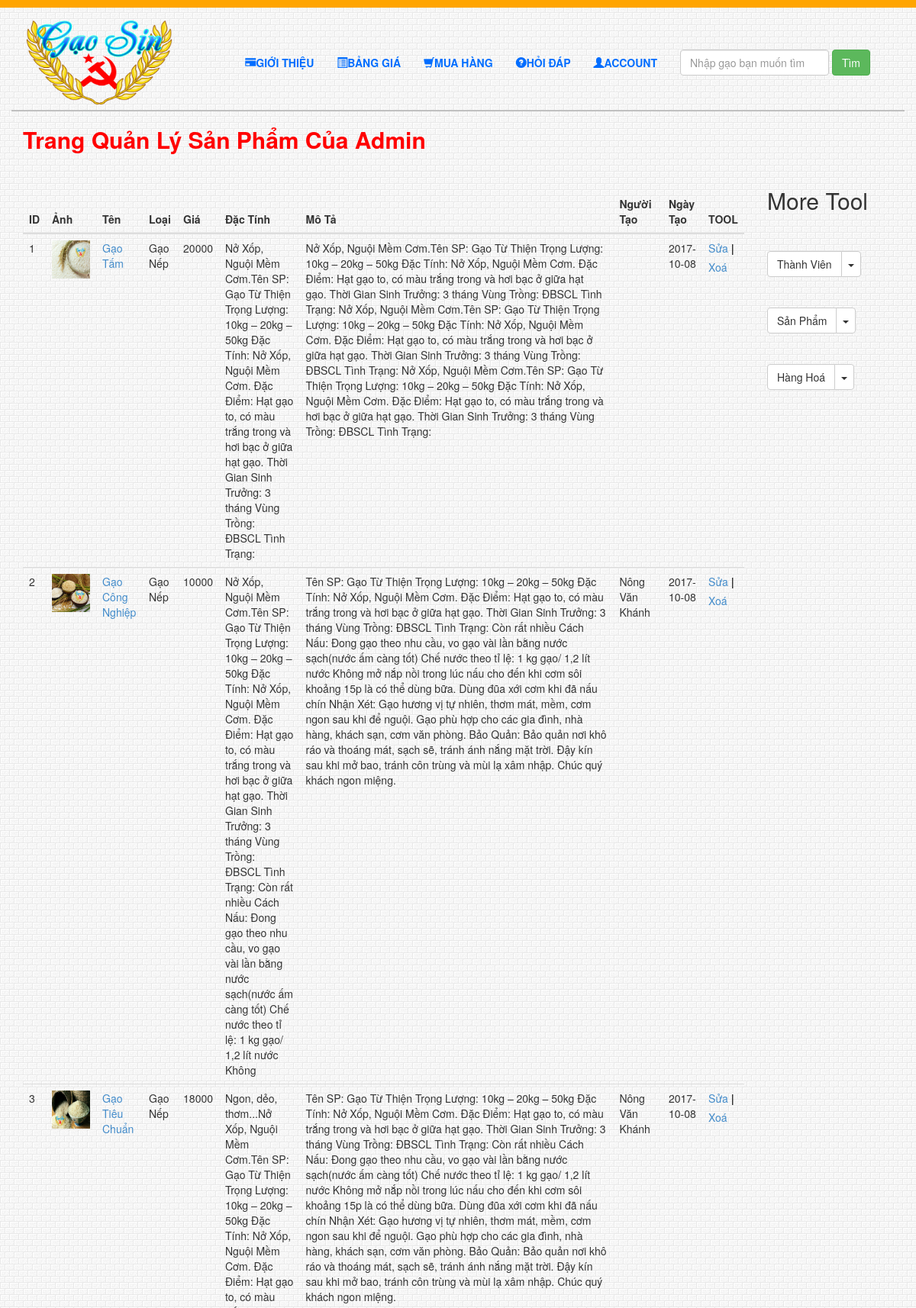
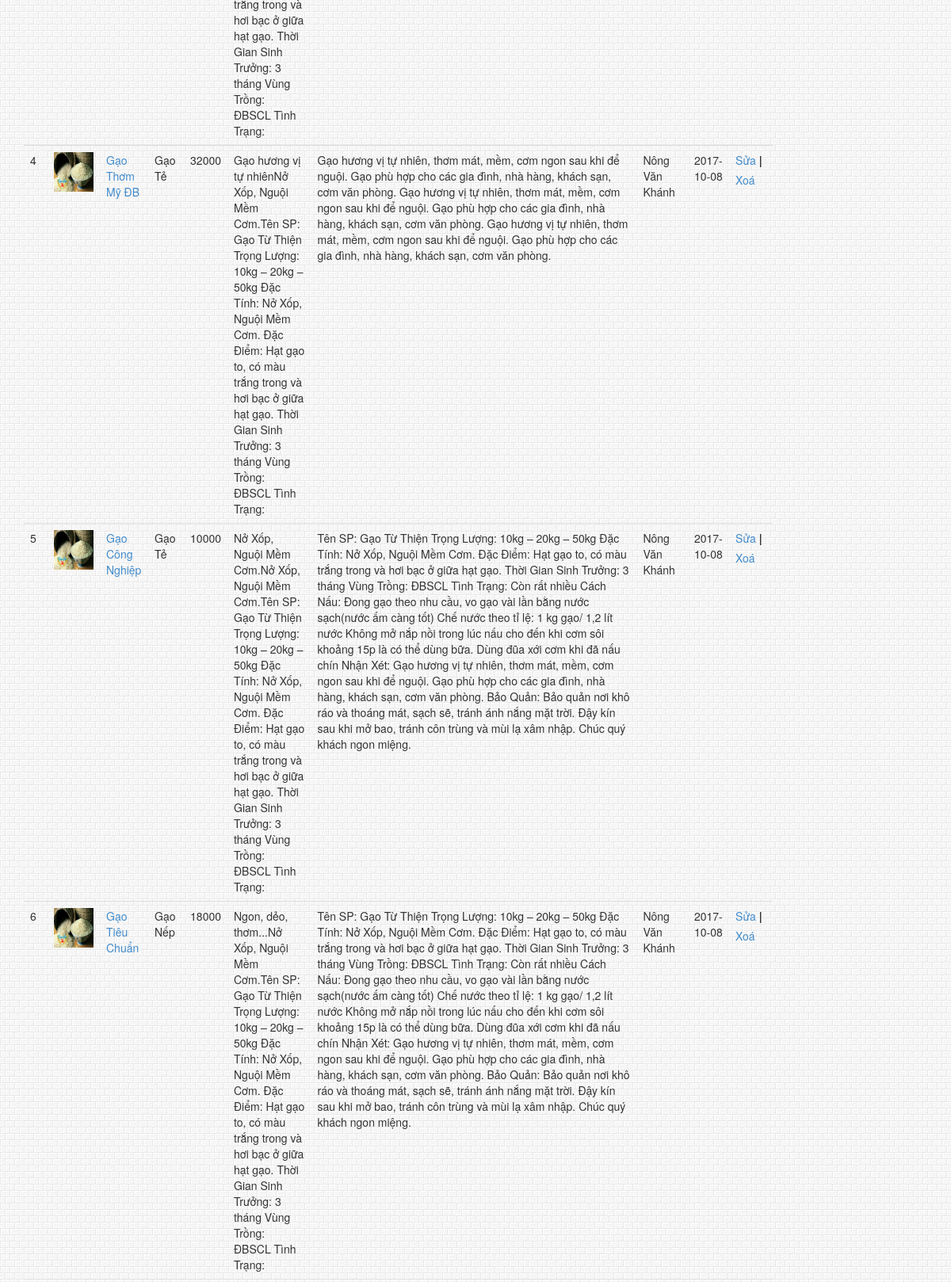
Page /admin/ql-sp.php (signed in, upper part) on the committed database (2 pictures, top to bottom).
### tables this page shows
CREATE TABLE `sanpham` (
  `id_sp` int(11) NOT NULL,
  `ten_sp` varchar(100) NOT NULL,
  `loai_sp` varchar(255) NOT NULL,
  `img_sp` text NOT NULL,
  `gia_sp` int(11) NOT NULL,
  `dt_sp` text NOT NULL,
  `mota_sp` text NOT NULL,
  `nguoitao_sp` varchar(100) NOT NULL,
  `ngaytao_sp` date NOT NULL,
  `ngaysua_sp` date NOT NULL
);

### admin/ql-sp.php (the view, shortened to what this page needs)
<!DOCTYPE html>
<html lang="en">
<head>
	<link href="../css/bootstrap.min.css" rel="stylesheet">
	<link rel="stylesheet" href="../css/webstyle.css">
	<link rel="stylesheet" href="../css/font-awesome.css">
</head>
<body>
	<?php
	include "../includes/header-in.php"
	?>
	<?php require_once("../includes/connection.php"); ?>
	<?php
	$sql = "SELECT * FROM sanpham";
	$query = mysqli_query($conn,$sql);
	?>
	<main class="container">
		<div class="row">
			<div class="col-md-10">
				<h2 style="color: red; font-weight: bold">Trang Quản Lý Sản Phẩm Của Admin</h2><br><br>
				<table class="table table-hover">
					<thead>
						<tr>
							<th>ID</th>
							<th>Ảnh</th>
							<th>Tên</th>
							<th>Loại</th>
							<th>Giá</th>
							<th>Đặc Tính</th>
							<th>Mô Tả</th>
							<th>Người Tạo</th>
							<th>Ngày Tạo</th>
							<th>TOOL</th>
						</tr>
					</thead>
					<tbody>
						<?php
						$i = 1;
						while ( $data = mysqli_fetch_array($query) ) {
							?>
							<tr>
								<td><?php echo $i; ?></td>
								<td><img src="../img/<?php echo $data["img_sp"]; ?>" style="width: 50px; height: 50px;"></td>
								<td><a href="<?php echo $data["id_sp"] ?>"><?php echo $data["ten_sp"] ?></a></td>
								<td><?php echo $data["loai_sp"] ?></td>
								<td><?php echo $data["gia_sp"] ?></td>
								<td><?php echo $data["dt_sp"] ?></td>
								<td><?php echo $data["mota_sp"] ?></td>
								<td><?php echo $data["nguoitao_sp"] ?></td>
								<td><?php echo $data["ngaytao_sp"] ?></td>
								<td>
									<a href="edit-sp.php?id=<?php echo $data["id_sp"]; ?>">Sửa</a>
									<label for="">|</label>
									<a href="ql-sp.php?id_delete=<?php echo $data["id_sp"]; ?>">Xoá</a>
								</td>
							</tr>
						<?php
								$i++;
							}
						?>
					</tbody>
				</table>
			</div>
			<div class="col-md-2"><br><br>
				<?php
					include "../includes/menu-admin.php"
				 ?>
			</div>
		</div>
	</main>
</body>
</html>

### css/webstyle.css (style rules this page uses)
body { background-repeat: repeat; background-image: url('../img/bg.png'); background-position: top center; background-attachment: fixed; }

### rows in the picture
sanpham: img_sp (picture), ten_sp "Gạo Tấm", loai_sp "Gạo Nếp", gia_sp "20000", dt_sp "Nở Xốp, Nguội Mềm Cơm.Tên SP: Gạo Từ Thiện Trọng Lượng: 10kg – 20kg – 50kg Đặc Tính: Nở Xốp, Nguội Mềm Cơm. Đặc Điểm: Hạt gạo to, có màu trắng trong và hơi bạc ở giữa hạt gạo. Thời Gian Sinh Trưởng: 3 tháng Vùng Trồng: ĐBSCL Tình Trạng:", mota_sp "Nở Xốp, Nguội Mềm Cơm.Tên SP: Gạo Từ Thiện Trọng Lượng: 10kg – 20kg – 50kg Đặc Tính: Nở Xốp, Nguội Mềm Cơm. Đặc Điểm: Hạt gạo to, có màu trắng trong và hơi bạc ở giữa hạt gạo. Thời Gian Sinh Trưởng: 3 tháng Vùng Trồng: ĐBSCL Tình Trạng: Nở Xốp, Nguội Mềm Cơm.Tên SP: Gạo Từ Thiện Trọng Lượng: 10kg – 20kg – 50kg Đặc Tính: Nở Xốp, Nguội Mềm Cơm. Đặc Điểm: Hạt gạo to, có màu trắng trong và hơi bạc ở giữa hạt gạo. Thời Gian Sinh Trưởng: 3 tháng Vùng Trồng: ĐBSCL Tình Trạng: Nở Xốp, Nguội Mềm Cơm.Tên SP: Gạo Từ Thiện Trọng Lượng: 10kg – 20kg – 50kg Đặc Tính: Nở Xốp, Nguội Mềm Cơm. Đặc Điểm: Hạt gạo to, có màu trắng trong và hơi bạc ở giữa hạt gạo. Thời Gian Sinh Trưởng: 3 tháng Vùng Trồng: ĐBSCL…", ngaytao_sp "2017-10-08"
sanpham: img_sp (picture), ten_sp "Gạo Công Nghiệp", loai_sp "Gạo Nếp", gia_sp "10000", dt_sp "Nở Xốp, Nguội Mềm Cơm.Tên SP: Gạo Từ Thiện Trọng Lượng: 10kg – 20kg – 50kg Đặc Tính: Nở Xốp, Nguội Mềm Cơm. Đặc Điểm: Hạt gạo to, có màu trắng trong và hơi bạc ở giữa hạt gạo. Thời Gian Sinh Trưởng: 3 tháng Vùng Trồng: ĐBSCL Tình Trạng: Còn rất nhiều Cách Nấu: Đong gạo theo nhu cầu, vo gạo vài lần bằng nước sạch(nước ấm càng tốt) Chế nước theo tỉ lệ: 1 kg gạo/ 1,2 lít nước Không", mota_sp "Tên SP: Gạo Từ Thiện Trọng Lượng: 10kg – 20kg – 50kg Đặc Tính: Nở Xốp, Nguội Mềm Cơm. Đặc Điểm: Hạt gạo to, có màu trắng trong và hơi bạc ở giữa hạt gạo. Thời Gian Sinh Trưởng: 3 tháng Vùng Trồng: ĐBSCL Tình Trạng: Còn rất nhiều Cách Nấu: Đong gạo theo nhu cầu, vo gạo vài lần bằng nước sạch(nước ấm càng tốt) Chế nước theo tỉ lệ: 1 kg gạo/ 1,2 lít nước Không mở nắp nồi trong lúc nấu cho đến khi cơm sôi khoảng 15p là có thể dùng bữa. Dùng đũa xới cơm khi đã nấu chín Nhận Xét: Gạo hương vị tự nhiên, thơm mát, mềm, cơm ngon sau khi để nguội. Gạo phù hợp cho các gia đình, nhà hàng, khách sạn, cơm văn phòng. Bảo Quản: Bảo quản nơi khô ráo và thoáng mát, sạch sẽ, tránh ánh nắng mặt trời. Đậy kín…", nguoitao_sp "Nông Văn Khánh", ngaytao_sp "2017-10-08"
sanpham: img_sp (picture), ten_sp "Gạo Tiêu Chuẩn", loai_sp "Gạo Nếp", gia_sp "18000", dt_sp "Ngon, dẻo, thơm...Nở Xốp, Nguội Mềm Cơm.Tên SP: Gạo Từ Thiện Trọng Lượng: 10kg – 20kg – 50kg Đặc Tính: Nở Xốp, Nguội Mềm Cơm. Đặc Điểm: Hạt gạo to, có màu trắng trong và hơi bạc ở giữa hạt gạo. Thời Gian Sinh Trưởng: 3 tháng Vùng Trồng: ĐBSCL Tình Trạng:", mota_sp "Tên SP: Gạo Từ Thiện Trọng Lượng: 10kg – 20kg – 50kg Đặc Tính: Nở Xốp, Nguội Mềm Cơm. Đặc Điểm: Hạt gạo to, có màu trắng trong và hơi bạc ở giữa hạt gạo. Thời Gian Sinh Trưởng: 3 tháng Vùng Trồng: ĐBSCL Tình Trạng: Còn rất nhiều Cách Nấu: Đong gạo theo nhu cầu, vo gạo vài lần bằng nước sạch(nước ấm càng tốt) Chế nước theo tỉ lệ: 1 kg gạo/ 1,2 lít nước Không mở nắp nồi trong lúc nấu cho đến khi cơm sôi khoảng 15p là có thể dùng bữa. Dùng đũa xới cơm khi đã nấu chín Nhận Xét: Gạo hương vị tự nhiên, thơm mát, mềm, cơm ngon sau khi để nguội. Gạo phù hợp cho các gia đình, nhà hàng, khách sạn, cơm văn phòng. Bảo Quản: Bảo quản nơi khô ráo và thoáng mát, sạch sẽ, tránh ánh nắng mặt trời. Đậy kín…", nguoitao_sp "Nông Văn Khánh", ngaytao_sp "2017-10-08"
sanpham: img_sp (picture), ten_sp "Gạo Thơm Mỹ ĐB", loai_sp "Gạo Tẻ", gia_sp "32000", dt_sp "Gạo hương vị tự nhiênNở Xốp, Nguội Mềm Cơm.Tên SP: Gạo Từ Thiện Trọng Lượng: 10kg – 20kg – 50kg Đặc Tính: Nở Xốp, Nguội Mềm Cơm. Đặc Điểm: Hạt gạo to, có màu trắng trong và hơi bạc ở giữa hạt gạo. Thời Gian Sinh Trưởng: 3 tháng Vùng Trồng: ĐBSCL Tình Trạng:", mota_sp "Gạo hương vị tự nhiên, thơm mát, mềm, cơm ngon sau khi để nguội. Gạo phù hợp cho các gia đình, nhà hàng, khách sạn, cơm văn phòng. Gạo hương vị tự nhiên, thơm mát, mềm, cơm ngon sau khi để nguội. Gạo phù hợp cho các gia đình, nhà hàng, khách sạn, cơm văn phòng. Gạo hương vị tự nhiên, thơm mát, mềm, cơm ngon sau khi để nguội. Gạo phù hợp cho các gia đình, nhà hàng, khách sạn, cơm văn phòng.", nguoitao_sp "Nông Văn Khánh", ngaytao_sp "2017-10-08"
sanpham: img_sp (picture), ten_sp "Gạo Công Nghiệp", loai_sp "Gạo Tẻ", gia_sp "10000", dt_sp "Nở Xốp, Nguội Mềm Cơm.Nở Xốp, Nguội Mềm Cơm.Tên SP: Gạo Từ Thiện Trọng Lượng: 10kg – 20kg – 50kg Đặc Tính: Nở Xốp, Nguội Mềm Cơm. Đặc Điểm: Hạt gạo to, có màu trắng trong và hơi bạc ở giữa hạt gạo. Thời Gian Sinh Trưởng: 3 tháng Vùng Trồng: ĐBSCL Tình Trạng:", mota_sp "Tên SP: Gạo Từ Thiện Trọng Lượng: 10kg – 20kg – 50kg Đặc Tính: Nở Xốp, Nguội Mềm Cơm. Đặc Điểm: Hạt gạo to, có màu trắng trong và hơi bạc ở giữa hạt gạo. Thời Gian Sinh Trưởng: 3 tháng Vùng Trồng: ĐBSCL Tình Trạng: Còn rất nhiều Cách Nấu: Đong gạo theo nhu cầu, vo gạo vài lần bằng nước sạch(nước ấm càng tốt) Chế nước theo tỉ lệ: 1 kg gạo/ 1,2 lít nước Không mở nắp nồi trong lúc nấu cho đến khi cơm sôi khoảng 15p là có thể dùng bữa. Dùng đũa xới cơm khi đã nấu chín Nhận Xét: Gạo hương vị tự nhiên, thơm mát, mềm, cơm ngon sau khi để nguội. Gạo phù hợp cho các gia đình, nhà hàng, khách sạn, cơm văn phòng. Bảo Quản: Bảo quản nơi khô ráo và thoáng mát, sạch sẽ, tránh ánh nắng mặt trời. Đậy kín…", nguoitao_sp "Nông Văn Khánh", ngaytao_sp "2017-10-08"
sanpham: img_sp (picture), ten_sp "Gạo Tiêu Chuẩn", loai_sp "Gạo Nếp", gia_sp "18000", dt_sp "Ngon, dẻo, thơm...Nở Xốp, Nguội Mềm Cơm.Tên SP: Gạo Từ Thiện Trọng Lượng: 10kg – 20kg – 50kg Đặc Tính: Nở Xốp, Nguội Mềm Cơm. Đặc Điểm: Hạt gạo to, có màu trắng trong và hơi bạc ở giữa hạt gạo. Thời Gian Sinh Trưởng: 3 tháng Vùng Trồng: ĐBSCL Tình Trạng:", mota_sp "Tên SP: Gạo Từ Thiện Trọng Lượng: 10kg – 20kg – 50kg Đặc Tính: Nở Xốp, Nguội Mềm Cơm. Đặc Điểm: Hạt gạo to, có màu trắng trong và hơi bạc ở giữa hạt gạo. Thời Gian Sinh Trưởng: 3 tháng Vùng Trồng: ĐBSCL Tình Trạng: Còn rất nhiều Cách Nấu: Đong gạo theo nhu cầu, vo gạo vài lần bằng nước sạch(nước ấm càng tốt) Chế nước theo tỉ lệ: 1 kg gạo/ 1,2 lít nước Không mở nắp nồi trong lúc nấu cho đến khi cơm sôi khoảng 15p là có thể dùng bữa. Dùng đũa xới cơm khi đã nấu chín Nhận Xét: Gạo hương vị tự nhiên, thơm mát, mềm, cơm ngon sau khi để nguội. Gạo phù hợp cho các gia đình, nhà hàng, khách sạn, cơm văn phòng. Bảo Quản: Bảo quản nơi khô ráo và thoáng mát, sạch sẽ, tránh ánh nắng mặt trời. Đậy kín…", nguoitao_sp "Nông Văn Khánh", ngaytao_sp "2017-10-08"
